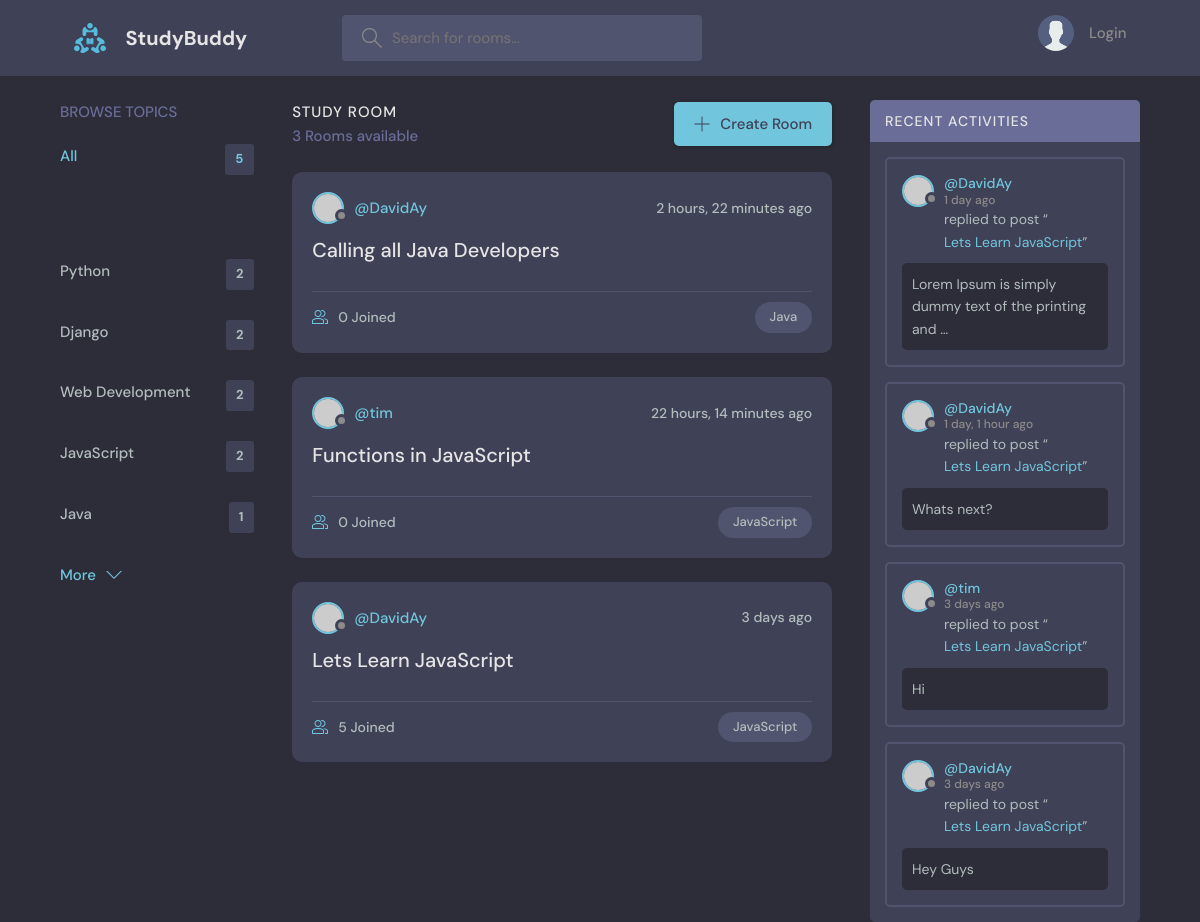
Screenshot of /?q=Java with the database file from the repository.
### base/models.py (models this page shows, shortened)
class Topic(models.Model):
    name = models.CharField(max_length=200)

class Room(models.Model):
    host = models.ForeignKey(User, on_delete=models.SET_NULL, null=True)
    topic = models.ForeignKey(Topic, on_delete=models.SET_NULL, null=True)
    name = models.CharField(max_length=200)
    description = models.TextField(null=True, blank=True)
    participants = models.ManyToManyField(User, related_name='participants', blank=True)
    updated = models.DateTimeField(auto_now=True)
    created=models.DateTimeField(auto_now_add=True)
    class Meta:
        ordering = ['-created', '-updated']
    def __str__(self):
        return self.name

class Message(models.Model):
    user  =  models.ForeignKey(User, on_delete=models.CASCADE)
    room = models.ForeignKey(Room, on_delete=models.CASCADE)
    body = models.TextField()
    updated = models.DateTimeField(auto_now=True)
    created=models.DateTimeField(auto_now_add=True)
    class Meta:
            ordering = ['-created', '-updated']

### base/views.py (the view)
# urls.py: path('', views.home, name='home'),
def home(request):
    q =  request.GET.get('q') if request.GET.get('q') != None else ''
    rooms  = Room.objects.filter(
        Q(topic__name__icontains=q) |
        Q(name__icontains=q) |
        Q(description__icontains=q)
        )
    topics  = Topic.objects.all()[0:5]
    room_count = rooms.count()
    room_messages = Message.objects.filter(Q(room__topic__name__icontains=q))
    context = {'rooms': rooms, 'topics': topics, 'room_count':room_count, 'room_messages':room_messages}
    return render(request, 'base/home.html', context)

### base/templates/base/home.html (shortened to what this page needs)
{% extends 'main.html' %}
{% block content %}
    <main class="layout layout--3">
      <div class="container">
         {% include 'base/topics_component.html' %}
        <div class="roomList">
          <div class="roomList__header">
            <div>
              <h2>Study Room</h2>
              <p>{{room_count}} Rooms available</p>
            </div>
            <a class="btn btn--main" href="{% url 'create-room' %}">
              <svg version="1.1" xmlns="http://www.w3.org/2000/svg" width="32" height="32" viewBox="0 0 32 32">
                <title>add</title>
                <path
                  d="M16.943 0.943h-1.885v14.115h-14.115v1.885h14.115v14.115h1.885v-14.115h14.115v-1.885h-14.115v-14.115z"
                ></path>
              </svg>
              Create Room
            </a>
          </div>
          {% include 'base/feed_component.html' %}
        </div>
        {% include 'base/activity_component.html' %}
      </div>
    </main>
{% endblock content %}

### base/templates/base/topics_component.html (shortened to what this page needs)
<div class="topics">
          <div class="topics__header">
            <h2>Browse Topics</h2>
          </div>
          <ul class="topics__list">
            <li>
              <a href="{% url 'home' %}" class="active">All <span>{{topics.count}}</span>
            </li>
            {% for topic in topics %}
            <li>
              <a href="{% url 'home' %}?q={{topic.name}}">{{topic.name}} <span>{{topic.room_set.all.count}}</span></a>
            </li>
            {% endfor %}
          <a class="btn btn--link" href="{% url 'topics' %}">
            More
            <svg version="1.1" xmlns="http://www.w3.org/2000/svg" width="32" height="32" viewBox="0 0 32 32">
              <title>chevron-down</title>
              <path d="M16 21l-13-13h-3l16 16 16-16h-3l-13 13z"></path>
            </svg>
          </a>
        </div>

### base/templates/base/feed_component.html (shortened to what this page needs)
{% for room in rooms %}
<div class="roomListRoom">
            <div class="roomListRoom__header">
              <a href="{% url 'user-profile' room.host.id %}" class="roomListRoom__author">
                <div class="avatar avatar--small">
                  <img src="https://randomuser.me/api/portraits/women/11.jpg" />
                </div>
                <span>@{{room.host.username}}</span>
              </a>
              <div class="roomListRoom__actions">
                <span>{{room.created|timesince}} ago</span>
              </div>
            </div>
            <div class="roomListRoom__content">
              <a href="{% url 'room' room.id %}">{{room.name}}</a>
            </div>
            <div class="roomListRoom__meta">
              <a href="{% url 'room' room.id %}" class="roomListRoom__joined">
                {{room.participants.all.count}} Joined
              </a>
              <p class="roomListRoom__topic">{{room.topic.name}}</p>
            </div>
</div>
  {% endfor %}

### base/templates/base/activity_component.html (shortened to what this page needs)
 <div class="activities">
          <div class="activities__header">
            <h2>Recent Activities</h2>
          </div>
          {% for message in room_messages %}
          <div class="activities__box">
            <div class="activities__boxHeader roomListRoom__header">
              <a href="{% url 'user-profile' message.user.id %}" class="roomListRoom__author">
                <div class="avatar avatar--small">
                  <img src="https://randomuser.me/api/portraits/women/11.jpg" />
                </div>
                <p>
                  @{{message.user.username}}
                  <span>{{message.created|timesince}} ago</span>
                </p>
              </a>
            </div>
            <div class="activities__boxContent">
              <p>replied to post “<a href="{% url 'room' message.room.id %}">{{message.room}}</a>”</p>
              <div class="activities__boxRoomContent">
                {{message.body|truncatewords:10}}
              </div>
            </div>
          </div>
          {% endfor %}
        </div>

### rows the page displays
Topic: name "Python", room_set.all.count "2"
Topic: name "Django", room_set.all.count "2"
Topic: name "Web Development", room_set.all.count "2"
Topic: name "JavaScript", room_set.all.count "2"
Topic: name "Java", room_set.all.count "1"
Room: host.username "DavidAy", created "2 hours, 22 minutes", name "Calling all Java Developers", participants.all.count "0", topic.name "Java"
Room: host.username "tim", created "22 hours, 14 minutes", name "Functions in JavaScript", participants.all.count "0", topic.name "JavaScript"
Room: host.username "DavidAy", created "3 days", name "Lets Learn JavaScript", participants.all.count "5", topic.name "JavaScript"
Message: user.username "DavidAy", created "1 day", room "Lets Learn JavaScript", body "Lorem Ipsum is simply dummy text of the printing and …"
Message: user.username "DavidAy", created "1 day, 1 hour", room "Lets Learn JavaScript", body "Whats next?"
Message: user.username "tim", created "3 days", room "Lets Learn JavaScript", body "Hi"
Message: user.username "DavidAy", created "3 days", room "Lets Learn JavaScript", body "Hey Guys"

### other values shown
{{ topics.count }} "5"
{{ room_count }} "3"
